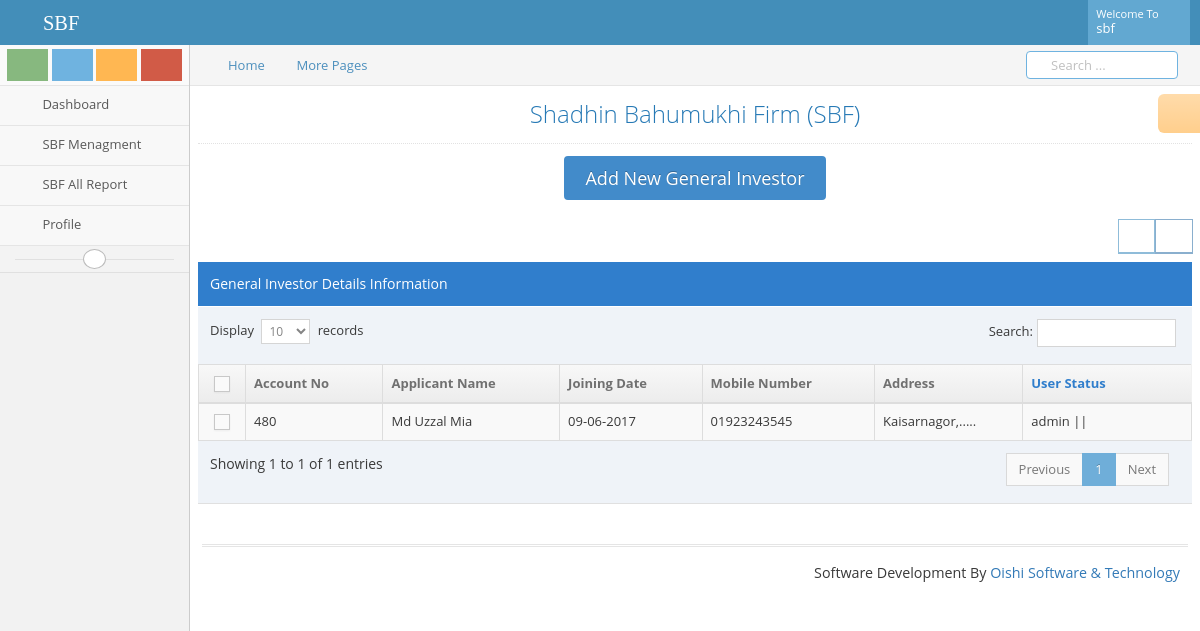
/sbfGeneralinvestorinfo.php (signed in), run on the app's committed database.
### tables this page shows
CREATE TABLE `tbl_sbfgeneralinvestorinfo` (
  `id` int(11) NOT NULL,
  `applicant_name` varchar(255) NOT NULL,
  `father_name` varchar(255) NOT NULL,
  `joining_date` varchar(255) NOT NULL,
  `currendate` timestamp NOT NULL DEFAULT CURRENT_TIMESTAMP,
  `editDate` varchar(255) NOT NULL DEFAULT '0',
  `acc_number` varchar(255) NOT NULL,
  `mobile_number` varchar(255) NOT NULL,
  `address` varchar(255) NOT NULL,
  `blood_group` varchar(255) NOT NULL,
  `image` varchar(255) NOT NULL,
  `NIDNumber` varchar(255) NOT NULL,
  `Nominisname` varchar(255) NOT NULL,
  `relation` varchar(255) NOT NULL,
  `nomini_address` varchar(255) NOT NULL,
  `username` varchar(255) NOT NULL,
  `status` int(11) NOT NULL DEFAULT '0'
);

### lib/Database.php (called while the page is built, shortened)
<?php
Class Database{
	public $host   = DB_HOST;
	public $user   = DB_USER;
	public $pass   = DB_PASS;
	public $dbname = DB_NAME;
	public $link;
	private function connectDB(){
	$this->link = new mysqli($this->host, $this->user, $this->pass, $this->dbname);
 }
	public function select($query){
		$result = $this->link->query($query) or die($this->link->error.__LINE__);
		if($result->num_rows > 0){
			return $result;
		} else {
			return false;
		}
	}
}

### helpers/format.php (called while the page is built, shortened)
<?php
class Format{
		public function textShorten($text, $limit = 400){
			$text = $text. " ";
			$text = substr($text, 0, $limit);
			$text = substr($text, 0, strrpos($text, ' '));
			$text = $text.".....";
			return $text;
		}
}
?>

### sbfGeneralinvestorinfo.php (the view, shortened to what this page needs)
<?php include 'inc/header.php' ?>
<div id="user-profile-3" class="user-profile row">
<div class="row">
	<div class="col-xs-12">
<div class="page-header">
		<h1 class="text-center">Shadhin Bahumukhi Firm (SBF)</h1>
	</div>
	<div class="row">
		<div class="col-xs-12">
                <div class="text-center">
					<button type="button" class="btn btn-primary btn-lg btn-round" data-toggle="modal" data-target="#myModal">
					  Add New General Investor
					</button>
				</div>
				<br/>
									<?php
			                            $query = "select * from tbl_bloodgroup";
			                            $blood_group = $db->select($query);
			                          ?>
		</div>
	</div>
<div class="row">
<div class="col-xs-12">
<div class="row">
<div class="col-xs-12">
<div class="clearfix">
<div class="pull-right tableTools-container"></div>
</div>
<div class="table-header dropdown-header">
General Investor Details Information
</div>
<div class="//dropdown-content">
<table id="dynamic-table" class="table table-striped table-bordered table-hover">
	<thead>
		<tr>
			<th class="center">
				<label class="pos-rel">
					<span class="lbl"></span>
				</label>
			</th>
			<th>Account No</th>
			<th>Applicant Name</th>
			<th class="hidden-xs">Joining Date</th>
			<th class="hidden-xs">Mobile Number</th>
			<th class="hidden-xs">Address</th>
			<th width="17%">User Status</th>
		</tr>
	</thead>
	<tbody>
<?php
	$query ="SELECT * FROM tbl_sbfgeneralinvestorinfo where status = '0' order by id desc limit 100";
	$installment = $db->select($query);
	if ($installment) {
		while ($result = $installment->fetch_assoc()) {
		?>
		<tr>
			<td class="center">
				<label class="pos-rel">
					<span class="lbl"></span>
				</label>
			</td>
			<td><?php echo $result['acc_number'];?></td>
			<td><?php echo $result['applicant_name'];?></td>
			<td class="hidden-xs"><?php echo $result['joining_date'];?></td>
			<td class="hidden-xs"><?php echo $result['mobile_number'];?></td>
			<td class="hidden-xs"><?php echo $fm->textShorten($result['address'], 20);?></td>
			<td>
				<div class="">
					<?php echo $result['username'];?>
					||
						<?php
							$selected="SELECT * FROM tbl_sbfgeneralinvestorinfo order by id";
							$Person = $db->select($selected);
							if ($Person) {
								?>
							<a href="#<?php echo $result['id']; ?>" data-toggle="modal" data-target="#<?php echo $result['id']; ?>">
							<span class="glyphicon glyphicon-zoom-in"></span></a>
						<?php } ?>
			</td>
		</tr>
		<?php } } ?>
	</tbody>
</table>
</div>
</div>
</div>
</div>
</div>
</div>
</div>
</div>
<?php include 'inc/footer.php' ?>

### data on the page
tbl_sbfgeneralinvestorinfo: acc_number "480", applicant_name "Md Uzzal Mia", joining_date "09-06-2017", mobile_number "01923243545", address "Kaisarnagor,.....", username "admin"

### other printed values
Session::get('username') "sbf"
